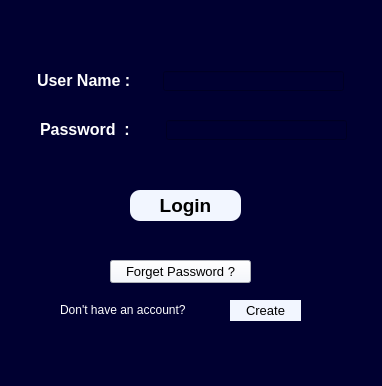
<?xml version="1.0" encoding="UTF-8"?>
<ui version="4.0">
 <class>MainWindow</class>
 <widget class="QMainWindow" name="MainWindow">
  <property name="geometry">
   <rect>
    <x>0</x>
    <y>0</y>
    <width>382</width>
    <height>386</height>
   </rect>
  </property>
  <property name="windowTitle">
   <string>MainWindow</string>
  </property>
  <property name="styleSheet">
   <string notr="true">background-color:rgb(0, 0, 49);</string>
  </property>
  <widget class="QWidget" name="centralwidget">
   <widget class="QLabel" name="label">
    <property name="geometry">
     <rect>
      <x>37</x>
      <y>71</y>
      <width>120</width>
      <height>19</height>
     </rect>
    </property>
    <property name="font">
     <font>
      <pointsize>12</pointsize>
      <weight>75</weight>
      <bold>true</bold>
     </font>
    </property>
    <property name="styleSheet">
     <string notr="true">color:rgb(255, 255, 255);
</string>
    </property>
    <property name="text">
     <string>User Name :    </string>
    </property>
   </widget>
   <widget class="QLineEdit" name="lineEdit">
    <property name="geometry">
     <rect>
      <x>163</x>
      <y>71</y>
      <width>181</width>
      <height>20</height>
     </rect>
    </property>
    <property name="font">
     <font>
      <weight>75</weight>
      <bold>true</bold>
     </font>
    </property>
    <property name="styleSheet">
     <string notr="true">color:rgb(255, 255, 255);</string>
    </property>
   </widget>
   <widget class="QLineEdit" name="lineEdit_2">
    <property name="geometry">
     <rect>
      <x>166</x>
      <y>120</y>
      <width>181</width>
      <height>20</height>
     </rect>
    </property>
    <property name="styleSheet">
     <string notr="true">color:rgb(255, 255, 255);</string>
    </property>
    <property name="text">
     <string/>
    </property>
   </widget>
   <widget class="QLabel" name="label_2">
    <property name="geometry">
     <rect>
      <x>40</x>
      <y>120</y>
      <width>120</width>
      <height>19</height>
     </rect>
    </property>
    <property name="font">
     <font>
      <pointsize>12</pointsize>
      <weight>75</weight>
      <bold>true</bold>
     </font>
    </property>
    <property name="styleSheet">
     <string notr="true">color:rgb(255, 255, 255);
</string>
    </property>
    <property name="text">
     <string>Password  :     </string>
    </property>
   </widget>
   <widget class="QPushButton" name="pushButton">
    <property name="geometry">
     <rect>
      <x>130</x>
      <y>190</y>
      <width>111</width>
      <height>31</height>
     </rect>
    </property>
    <property name="font">
     <font>
      <pointsize>14</pointsize>
      <weight>75</weight>
      <bold>true</bold>
     </font>
    </property>
    <property name="cursor">
     <cursorShape>PointingHandCursor</cursorShape>
    </property>
    <property name="styleSheet">
     <string notr="true">QPushButton{

background-color:rgb(242, 246, 255);
color:rgb(0, 0, 0);
border-radius:10px;}


QPushButton::hover{

background-color:rgb(0, 106, 106);
color:rgb(255, 255, 255);
border-radius:10px;}</string>
    </property>
    <property name="text">
     <string>Login</string>
    </property>
   </widget>
   <widget class="QLabel" name="label_3">
    <property name="geometry">
     <rect>
      <x>60</x>
      <y>300</y>
      <width>141</width>
      <height>19</height>
     </rect>
    </property>
    <property name="font">
     <font>
      <pointsize>9</pointsize>
      <weight>50</weight>
      <bold>false</bold>
     </font>
    </property>
    <property name="styleSheet">
     <string notr="true">color:rgb(255, 255, 255);
</string>
    </property>
    <property name="text">
     <string>Don't have an account?</string>
    </property>
   </widget>
   <widget class="QPushButton" name="pushButton_2">
    <property name="geometry">
     <rect>
      <x>230</x>
      <y>300</y>
      <width>71</width>
      <height>21</height>
     </rect>
    </property>
    <property name="font">
     <font>
      <pointsize>10</pointsize>
      <weight>50</weight>
      <bold>false</bold>
     </font>
    </property>
    <property name="cursor">
     <cursorShape>ArrowCursor</cursorShape>
    </property>
    <property name="styleSheet">
     <string notr="true">QPushButton{
background-color:rgb(242, 246, 255);
color:rgb(0, 0, 0);
border-radius:20px;}

QPushButton::hover{
background-color:rgb(0, 255, 255);
color:rgb(0, 0, 0);}</string>
    </property>
    <property name="text">
     <string>Create</string>
    </property>
   </widget>
   <widget class="QPushButton" name="pushButton_3">
    <property name="geometry">
     <rect>
      <x>110</x>
      <y>260</y>
      <width>141</width>
      <height>23</height>
     </rect>
    </property>
    <property name="font">
     <font>
      <pointsize>10</pointsize>
      <weight>50</weight>
      <bold>false</bold>
     </font>
    </property>
    <property name="cursor">
     <cursorShape>WaitCursor</cursorShape>
    </property>
    <property name="styleSheet">
     <string notr="true">QPushButton{
background-color:rgb(242, 246, 255);
color:rgb(0, 0, 0);}

QPushButton::hover{
background-color:rgb(132, 198, 198);
color:rgb(0, 0, 0);}</string>
    </property>
    <property name="text">
     <string>Forget Password ?</string>
    </property>
   </widget>
  </widget>
  <widget class="QStatusBar" name="statusbar"/>
 </widget>
 <resources/>
 <connections/>
</ui>
